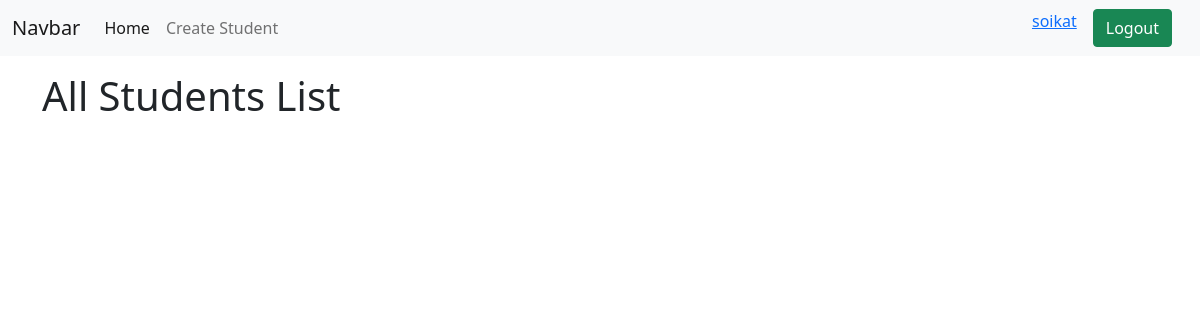
The page /profile/ (signed in) on the database as committed earlier.
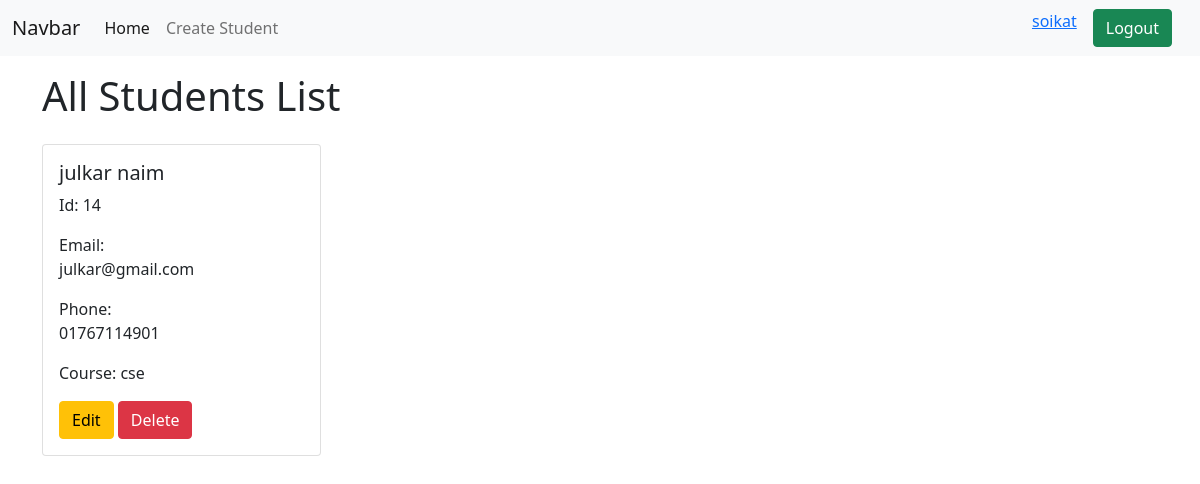
The same page on the database as committed later.
### students/models.py (models this page shows, shortened)
class Student(models.Model):
    name = models.CharField(max_length=200)
    email = models.EmailField()
    phone = models.CharField(max_length=15)
    course = models.CharField(max_length=100)
    password = models.CharField(max_length=10)
    checbox = models.BooleanField()
    user = models.ForeignKey(User, null = True, blank = True,on_delete = models.CASCADE)

### students/views.py (the view)
# urls.py: path('profile/',views.user_profile,name="user_profile"),
@login_required
def user_profile(request):
     students = models.Student.objects.filter(user=request.user)
     return render(request,"students/profile.html", {'students':students})

### students/templates/students/profile.html (shortened to what this page needs)
{% extends "base.html" %}
{% load crispy_forms_tags %}
{% block content %}
<h1 class="py-3 container">All Students List</h1>
<div class="d-flex flex-wrap justify-content-between container ">
    {% for student in students %}
        <div class="card col-3 mb-3">
          <div class="row g-0">
            <div class="col-md-8">
              <div class="card-body">
                <h5 class="card-title">{{ student.name }}</h5>
                <p class="card-text">Id: {{ student.id }}</p>
                <p class="card-text">Email: {{ student.email }}</p>
                <p class="card-text">Phone: {{ student.phone }}</p>
                <p class="card-text">Course: {{ student.course }}</p>
                <a href="{% url 'update_student' id=student.id %}"class="btn btn-warning">Edit</a>
                <a href="{% url 'delete_student' id=student.id %}" class="btn btn-danger">Delete</a>
              </div>
            </div>
          </div>
        </div>
    {% endfor %}
{% endblock %}

Rows that differ between the two databases and show on the page:
added Student: name "julkar naim", id "14", email "julkar@gmail.com", phone "01767114901", course "cse"
